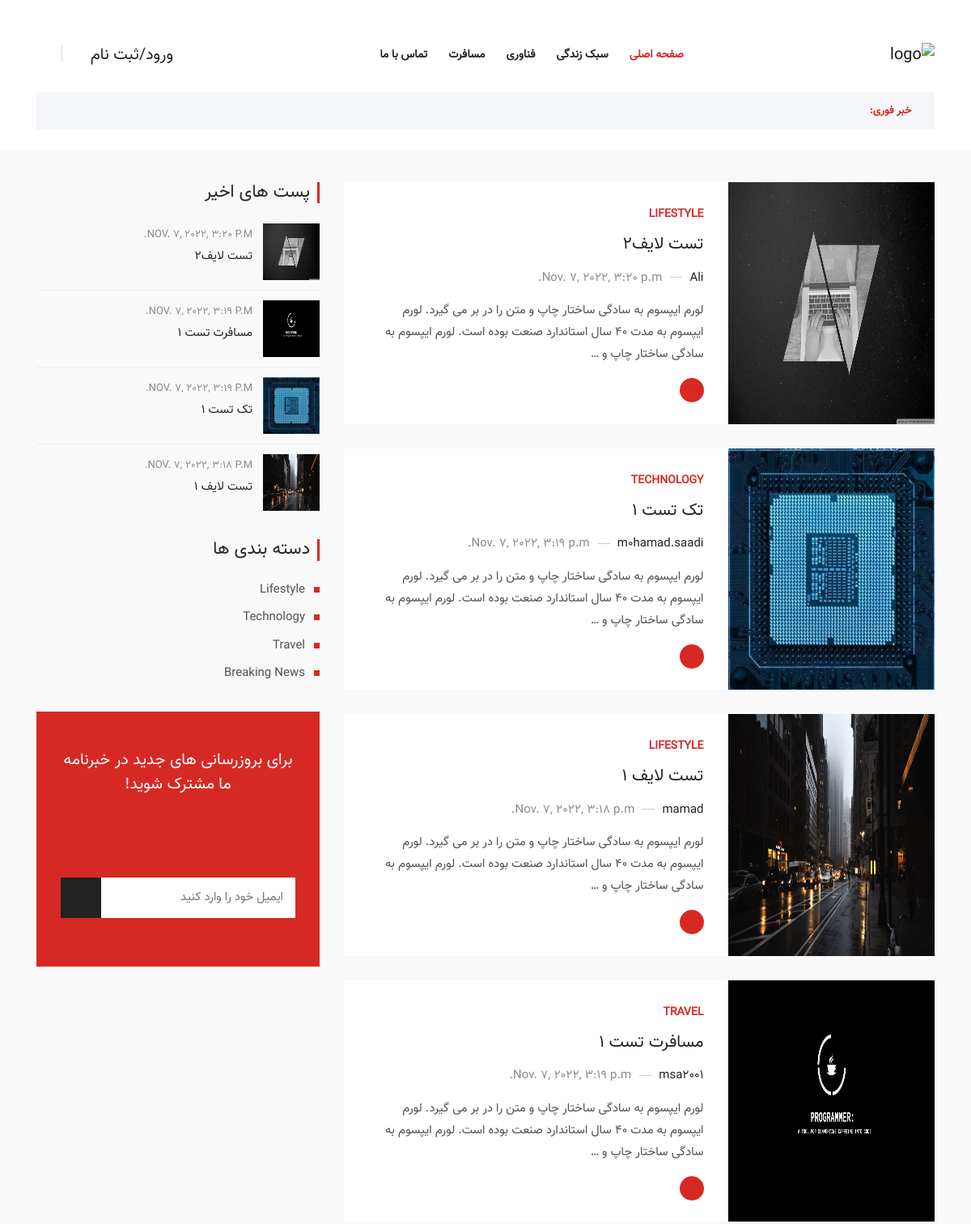
Before: / (upper part) with the older database file.
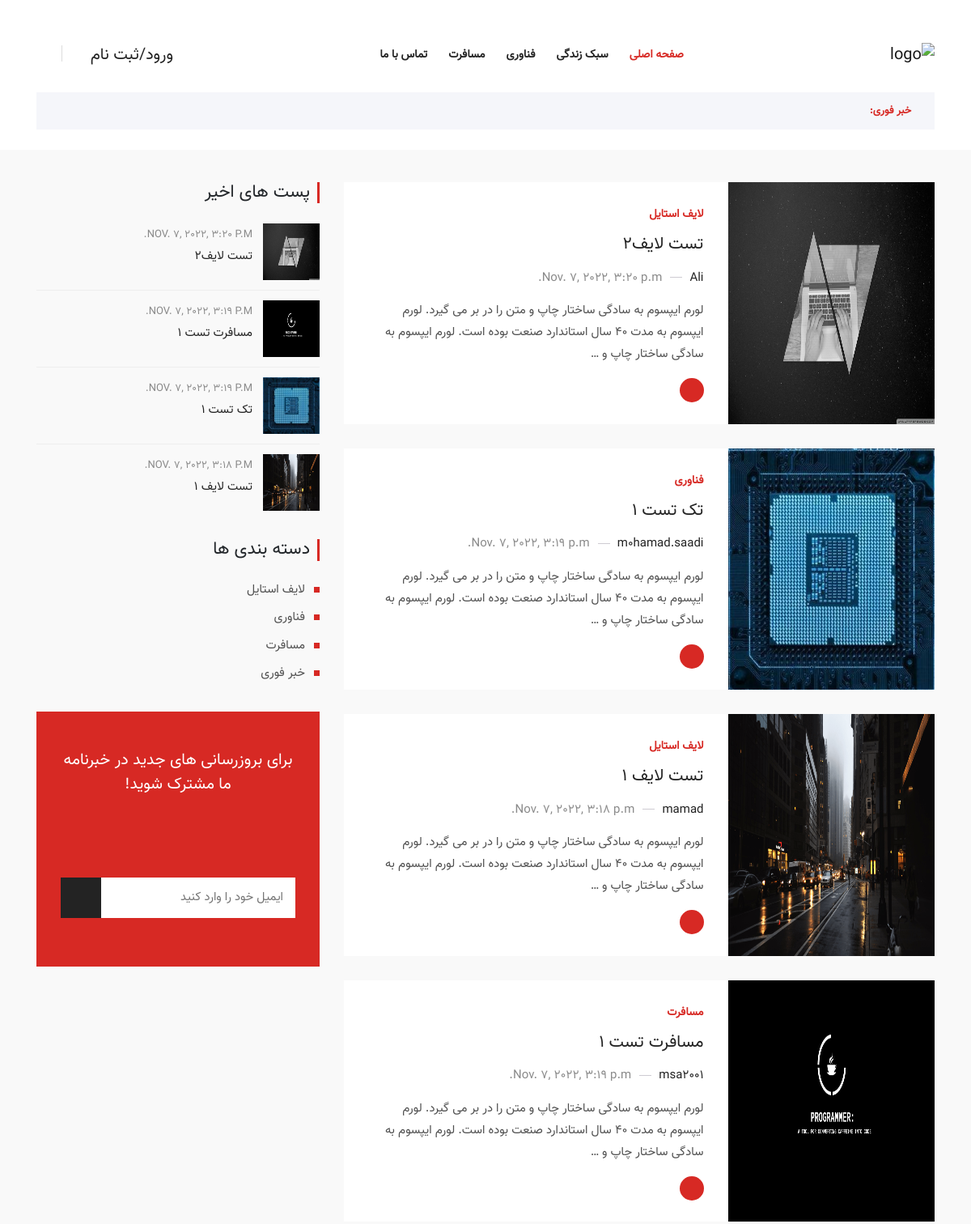
After: the same page with the newer database file.
### Blog/models.py (models this page shows, shortened)
class Article(models.Model):
    author = models.ForeignKey(User, on_delete=models.CASCADE)
    category = models.ManyToManyField(Category, related_name='articles')
    title = models.CharField(max_length=100)
    body = models.TextField(max_length=2000)
    created = models.DateTimeField(auto_now_add=True)
    updated = models.DateTimeField(auto_now_add=True)
    image = models.ImageField(upload_to='profile/image', blank=True, null=True)

class Category(models.Model):
    title = models.CharField(max_length=100)
    created = models.DateTimeField(auto_now_add=True)
    class Meta:
        verbose_name_plural = "categories"
    def __str__(self):
        return self.title

### Blog/views.py (the view)
# urls.py: path('', views.home, name='home'),
def home(request):
    articles = Article.objects.all().order_by('?')
    recent = Article.objects.all().order_by('-updated')
    cat = Category.objects.all()
    for article in articles:
        category = article.category.all()
    return render(request, 'Blog/index-7.html', {'articles': articles, 'recent_article': recent, 'category': category, 'cat' : cat })

### Blog/templates/Blog/index-7.html (shortened to what the changed rows need)
﻿{% load static %}
<!doctype html>
<html lang="fa">
<head>
    <link rel="stylesheet" href="{% static 'assets/css/bootstrap.min.css' %}">
    <link rel="stylesheet" href="{% static 'assets/css/animate.min.css' %}">
    <link rel="stylesheet" href="{% static 'assets/css/icofont.min.css' %}">
    <link rel="stylesheet" href="{% static 'assets/css/meanmenu.css' %}">
    <link rel="stylesheet" href="{% static 'assets/css/owl.carousel.min.css' %}">
    <link rel="stylesheet" href="{% static 'assets/css/magnific-popup.min.css' %}">
    <link rel="stylesheet" href="{% static 'assets/css/style.css' %}">
    <link rel="stylesheet" href="{% static 'assets/css/rtl.css' %}">
    <link rel="stylesheet" href="{% static 'assets/css/responsive.css' %}">
</head>
<body>
<section class="main-content-area ptb-40">
    <div class="container">
        <div class="row">
            <div class="col-lg-8">
                {% for article in articles|slice:":5" %}
                <div class="blog-box">
                    <div class="d-flex flex-wrap">
                        <div class="posts-thumb align-self-stretch">
                            <a href="#">
                               <img src="{{ article.image.url }}" width="100%" height="100%">
                            </a>
                        </div>
                        <div class="posts-content">
                            <div class="cat">
                                <a href="#">{{ article.category.all.first }}</a>
                            </div>
                            <h3 class="title"><a href="#">{{ article.title }}</a></h3>
                            <div class="posts-meta">
                                        <span class="posts-author">
                                            <a href="#">{{ article.author.username }}</a>
                                        </span>
                                <span class="posts-date">
                                           {{ article.created }}
                                        </span>
                            </div>
                            <p> {{ article.body|truncatewords:30 }} </p>
                            <a href="#" class="read-more-btn"><span>ادامه خواندن</span> <i
                                    class="icofont-arrow-left"></i></a>
                        </div>
                    </div>
                </div>
                {% endfor %}
            </div>
            <div class="col-lg-4">
                <aside class="widget-area" id="secondary">
                    <section class="widget wiget_posts_thumbs">
                    {% for article in recent_article|slice:":5" %}
                        <article>
                            <a href="#" class="thumb">
                                <img src="{{ article.image.url }}" height="70px" width="70px">
                            </a>
                            <div class="info">
                                <time datetime="2019-05-11">{{ article.created }}</time>
                                <h4 class="title">
                                    <a href="#">{{ article.title }}</a>
                                </h4>
                            </div>
                        </article>
                        {% endfor %}
                    </section>
                    <section class="widget widget_categories">
                        <ul>
                            {% for category in cat %}
                            <li><a href="#">{{ category.title}}</a></li>
                           {% endfor %}
                        </ul>
                    </section>
                </aside>
            </div>
        </div>
    </div>
</section>
</body>
</html>

Changed rows visible on the page:
changed through a linked row, Article "تست لایف2": category.all.first "LIFESTYLE" → "لایف استایل"
changed through a linked row, Article "تک تست 1": category.all.first "TECHNOLOGY" → "فناوری"
changed through a linked row, Article "تست لایف 1": category.all.first "LIFESTYLE" → "لایف استایل"
changed through a linked row, Article "مسافرت تست 1": category.all.first "TRAVEL" → "مسافرت"
changed Category: title "Lifestyle" → "لایف استایل"
changed Category: title "Technology" → "فناوری"
changed Category: title "Travel" → "مسافرت"
changed Category: title "Breaking News" → "خبر فوری"
